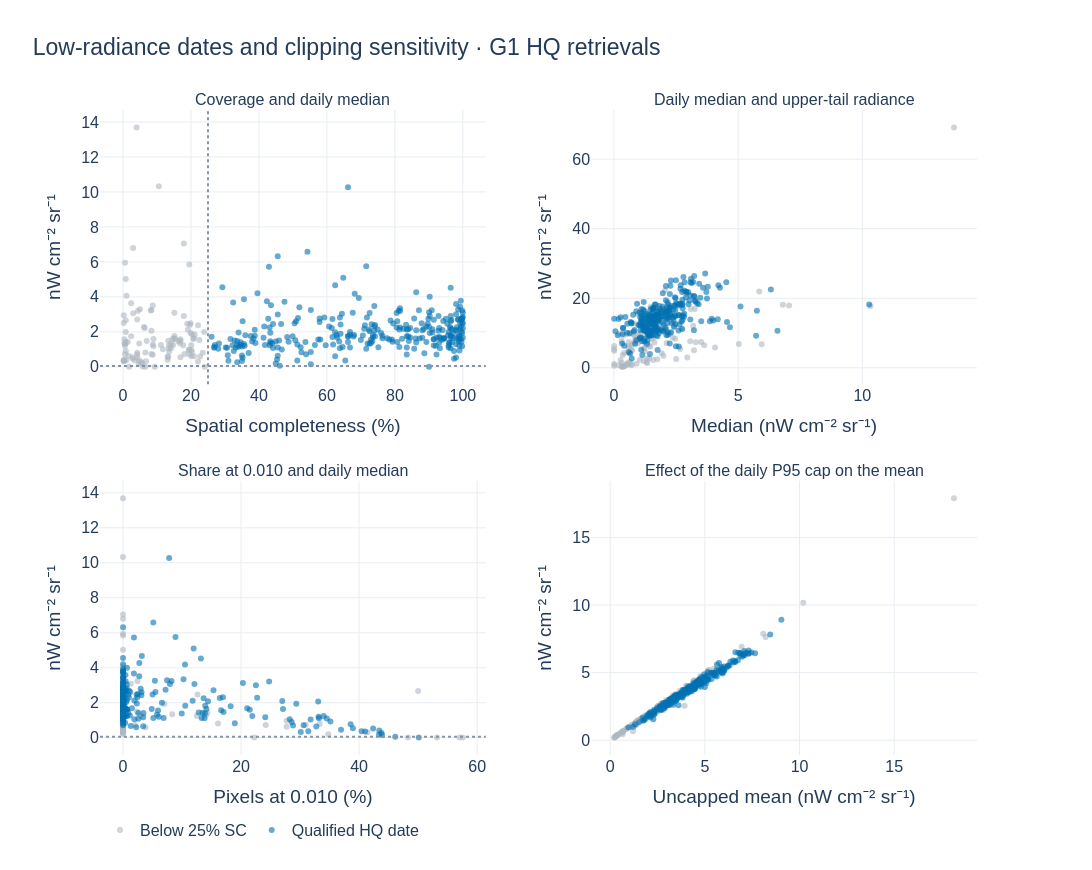

The cell this chart's notebook holds for it:
### Markdown cell above
## 4. Diagnose low radiance

A median ≤0.05 nW cm⁻² sr⁻¹ is a diagnostic flag. Compare G1 HQ low medians with daily spatial completeness, upper-tail radiance and the share of pixels at 0.010. The audit records whether each flagged day satisfies the 25% gate.

### Code cell
fig = make_subplots(rows=2, cols=2, horizontal_spacing=.12, vertical_spacing=.15,
    subplot_titles=["Coverage and daily median", "Daily median and upper-tail radiance",
                    "Share at 0.010 and daily median", "Effect of the daily P95 cap on the mean"])
passes = primary.SC.ge(SPATIAL_COMPLETENESS_PCT)
for label, rows, color in [("Below 25% SC", primary.loc[~passes], "#AEB7C1"),
                           ("Qualified HQ date", primary.loc[passes], PRIMARY_COLOR)]:
    for row, col, x, y in [(1, 1, "SC", "median"), (1, 2, "median", "P95"),
                           (2, 1, "at_001_pct", "median"), (2, 2, "mean", "mean_capped")]:
        fig.add_trace(go.Scatter(
            x=rows[x], y=rows[y], name=label, legendgroup=label, showlegend=(row,col) == (1,1),
            mode="markers", marker=dict(size=6, color=color, opacity=.6),
            text=rows.index.strftime("%d %b %Y"),
            hovertemplate="%{text}<br>%{x:.3f} · %{y:.3f}<extra></extra>"), row=row, col=col)
fig.add_vline(x=SPATIAL_COMPLETENESS_PCT, line_dash="dot", line_color="#8795A3", row=1, col=1)
for row in (1, 2):
    fig.add_hline(y=LOW_NTL, line_dash="dot", line_color="#8795A3", row=row, col=1)
for row, col, label in [(1,1,"Spatial completeness (%)"), (1,2,f"Median ({NTL_UNITS})"),
                        (2,1,"Pixels at 0.010 (%)"), (2,2,f"Uncapped mean ({NTL_UNITS})")]:
    fig.update_xaxes(title_text=label, row=row,col=col)
fig.update_yaxes(title_text=NTL_UNITS)
style_figure(fig, "Low-radiance dates and clipping sensitivity · G1 HQ retrievals", 1420, 870)
finish_figure(fig, "03_low_radiance_diagnostics")

low_audit = primary.loc[primary["median"].le(LOW_NTL)].copy()
low_audit["qualified"] = low_audit.SC.ge(SPATIAL_COMPLETENESS_PCT)
low_audit.to_csv(TABLE_DIR / "pre_haiyan_near_zero_audit.csv")
print(f"{len(low_audit)} near-zero medians, including {low_audit.qualified.sum()} dates at ≥25% SC.")
display(low_audit.sort_values("SC", ascending=False).head(12).round(3))

### Figure 1 — Plotly figure (JSON) as saved in the notebook; plotly's stock layout.template omitted (floating-point values rounded to 4 significant figures; data arrays with more than 128 entries replaced by an {"elided": "..."} marker saying what was removed)
{"data": [{"hovertemplate": "%{text}<br>%{x:.3f} · %{y:.3f}<extra></extra>", "legendgroup": "Below 25% SC", "marker": {"color": "#AEB7C1", "opacity": 0.6, "size": 6}, "mode": "markers", "name": "Below 25% SC", "showlegend": true, "text": {"elided": "370 str values"}, "type": "scatter", "x": {"elided": "370 float values"}, "xaxis": "x", "y": {"elided": "370 float values"}, "yaxis": "y"}, {"hovertemplate": "%{text}<br>%{x:.3f} · %{y:.3f}<extra></extra>", "legendgroup": "Below 25% SC", "marker": {"color": "#AEB7C1", "opacity": 0.6, "size": 6}, "mode": "markers", "name": "Below 25% SC", "showlegend": false, "text": {"elided": "370 str values"}, "type": "scatter", "x": {"elided": "370 float values"}, "xaxis": "x2", "y": {"elided": "370 float values"}, "yaxis": "y2"}, {"hovertemplate": "%{text}<br>%{x:.3f} · %{y:.3f}<extra></extra>", "legendgroup": "Below 25% SC", "marker": {"color": "#AEB7C1", "opacity": 0.6, "size": 6}, "mode": "markers", "name": "Below 25% SC", "showlegend": false, "text": {"elided": "370 str values"}, "type": "scatter", "x": {"elided": "370 float values"}, "xaxis": "x3", "y": {"elided": "370 float values"}, "yaxis": "y3"}, {"hovertemplate": "%{text}<br>%{x:.3f} · %{y:.3f}<extra></extra>", "legendgroup": "Below 25% SC", "marker": {"color": "#AEB7C1", "opacity": 0.6, "size": 6}, "mode": "markers", "name": "Below 25% SC", "showlegend": false, "text": {"elided": "370 str values"}, "type": "scatter", "x": {"elided": "370 float values"}, "xaxis": "x4", "y": {"elided": "370 float values"}, "yaxis": "y4"}, {"hovertemplate": "%{text}<br>%{x:.3f} · %{y:.3f}<extra></extra>", "legendgroup": "Qualified HQ date", "marker": {"color": "#0072B2", "opacity": 0.6, "size": 6}, "mode": "markers", "name": "Qualified HQ date", "showlegend": true, "text": {"elided": "289 str values"}, "type": "scatter", "x": {"elided": "289 float values"}, "xaxis": "x", "y": {"elided": "289 float values"}, "yaxis": "y"}, {"hovertemplate": "%{text}<br>%{x:.3f} · %{y:.3f}<extra></extra>", "legendgroup": "Qualified HQ date", "marker": {"color": "#0072B2", "opacity": 0.6, "size": 6}, "mode": "markers", "name": "Qualified HQ date", "showlegend": false, "text": {"elided": "289 str values"}, "type": "scatter", "x": {"elided": "289 float values"}, "xaxis": "x2", "y": {"elided": "289 float values"}, "yaxis": "y2"}, {"hovertemplate": "%{text}<br>%{x:.3f} · %{y:.3f}<extra></extra>", "legendgroup": "Qualified HQ date", "marker": {"color": "#0072B2", "opacity": 0.6, "size": 6}, "mode": "markers", "name": "Qualified HQ date", "showlegend": false, "text": {"elided": "289 str values"}, "type": "scatter", "x": {"elided": "289 float values"}, "xaxis": "x3", "y": {"elided": "289 float values"}, "yaxis": "y3"}, {"hovertemplate": "%{text}<br>%{x:.3f} · %{y:.3f}<extra></extra>", "legendgroup": "Qualified HQ date", "marker": {"color": "#0072B2", "opacity": 0.6, "size": 6}, "mode": "markers", "name": "Qualified HQ date", "showlegend": false, "text": {"elided": "289 str values"}, "type": "scatter", "x": {"elided": "289 float values"}, "xaxis": "x4", "y": {"elided": "289 float values"}, "yaxis": "y4"}], "layout": {"annotations": [{"font": {"size": 16}, "showarrow": false, "text": "Coverage and daily median", "x": 0.22, "xanchor": "center", "xref": "paper", "y": 1, "yanchor": "bottom", "yref": "paper"}, {"font": {"size": 16}, "showarrow": false, "text": "Daily median and upper-tail radiance", "x": 0.78, "xanchor": "center", "xref": "paper", "y": 1, "yanchor": "bottom", "yref": "paper"}, {"font": {"size": 16}, "showarrow": false, "text": "Share at 0.010 and daily median", "x": 0.22, "xanchor": "center", "xref": "paper", "y": 0.425, "yanchor": "bottom", "yref": "paper"}, {"font": {"size": 16}, "showarrow": false, "text": "Effect of the daily P95 cap on the mean", "x": 0.78, "xanchor": "center", "xref": "paper", "y": 0.425, "yanchor": "bottom", "yref": "paper"}], "font": {"color": "#243B5A", "family": "Arial", "size": 16}, "height": 870, "legend": {"orientation": "h", "x": 0, "xanchor": "left", "y": -0.09, "yanchor": "top"}, "margin": {"b": 115, "l": 100, "r": 115, "t": 110}, "paper_bgcolor": "rgba(0,0,0,0)", "plot_bgcolor": "white", "shapes": [{"line": {"color": "#8795A3", "dash": "dot"}, "type": "line", "x0": 25, "x1": 25, "xref": "x", "y0": 0, "y1": 1, "yref": "y domain"}, {"line": {"color": "#8795A3", "dash": "dot"}, "type": "line", "x0": 0, "x1": 1, "xref": "x domain", "y0": 0.05, "y1": 0.05, "yref": "y"}, {"line": {"color": "#8795A3", "dash": "dot"}, "type": "line", "x0": 0, "x1": 1, "xref": "x3 domain", "y0": 0.05, "y1": 0.05, "yref": "y3"}], "title": {"font": {"size": 23}, "text": "Low-radiance dates and clipping sensitivity · G1 HQ retrievals", "x": 0.03, "xanchor": "left"}, "width": 1420, "xaxis": {"anchor": "y", "domain": [0, 0.44], "gridcolor": "#E8EDF3", "title": {"text": "Spatial completeness (%)"}, "zeroline": false}, "xaxis2": {"anchor": "y2", "domain": [0.56, 1], "gridcolor": "#E8EDF3", "title": {"text": "Median (nW cm⁻² sr⁻¹)"}, "zeroline": false}, "xaxis3": {"anchor": "y3", "domain": [0, 0.44], "gridcolor": "#E8EDF3", "title": {"text": "Pixels at 0.010 (%)"}, "zeroline": false}, "xaxis4": {"anchor": "y4", "domain": [0.56, 1], "gridcolor": "#E8EDF3", "title": {"text": "Uncapped mean (nW cm⁻² sr⁻¹)"}, "zeroline": false}, "yaxis": {"anchor": "x", "domain": [0.575, 1], "gridcolor": "#E8EDF3", "title": {"text": "nW cm⁻² sr⁻¹"}, "zeroline": false}, "yaxis2": {"anchor": "x2", "domain": [0.575, 1], "gridcolor": "#E8EDF3", "title": {"text": "nW cm⁻² sr⁻¹"}, "zeroline": false}, "yaxis3": {"anchor": "x3", "domain": [0, 0.425], "gridcolor": "#E8EDF3", "title": {"text": "nW cm⁻² sr⁻¹"}, "zeroline": false}, "yaxis4": {"anchor": "x4", "domain": [0, 0.425], "gridcolor": "#E8EDF3", "title": {"text": "nW cm⁻² sr⁻¹"}, "zeroline": false}}}
